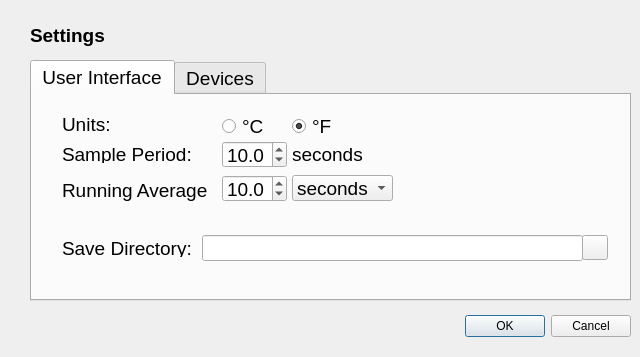
<?xml version="1.0" encoding="UTF-8"?>
<ui version="4.0">
 <class>SettingsDialog</class>
 <widget class="QDialog" name="SettingsDialog">
  <property name="geometry">
   <rect>
    <x>0</x>
    <y>0</y>
    <width>640</width>
    <height>357</height>
   </rect>
  </property>
  <property name="windowTitle">
   <string>Settings</string>
  </property>
  <widget class="QDialogButtonBox" name="buttonBox">
   <property name="geometry">
    <rect>
     <x>10</x>
     <y>310</y>
     <width>621</width>
     <height>32</height>
    </rect>
   </property>
   <property name="orientation">
    <enum>Qt::Orientation::Horizontal</enum>
   </property>
   <property name="standardButtons">
    <set>QDialogButtonBox::StandardButton::Cancel|QDialogButtonBox::StandardButton::Ok</set>
   </property>
  </widget>
  <widget class="QLabel" name="label_settings">
   <property name="geometry">
    <rect>
     <x>30</x>
     <y>20</y>
     <width>91</width>
     <height>31</height>
    </rect>
   </property>
   <property name="font">
    <font>
     <pointsize>14</pointsize>
     <bold>true</bold>
    </font>
   </property>
   <property name="text">
    <string>Settings</string>
   </property>
  </widget>
  <widget class="QTabWidget" name="tabs_settings">
   <property name="geometry">
    <rect>
     <x>30</x>
     <y>60</y>
     <width>601</width>
     <height>241</height>
    </rect>
   </property>
   <property name="font">
    <font>
     <pointsize>14</pointsize>
    </font>
   </property>
   <property name="currentIndex">
    <number>0</number>
   </property>
   <widget class="QWidget" name="uiSettingsTab">
    <attribute name="title">
     <string>User Interface</string>
    </attribute>
    <widget class="QLabel" name="label_units">
     <property name="geometry">
      <rect>
       <x>30</x>
       <y>20</y>
       <width>91</width>
       <height>18</height>
      </rect>
     </property>
     <property name="text">
      <string>Units:</string>
     </property>
    </widget>
    <widget class="QRadioButton" name="units_deg_c">
     <property name="geometry">
      <rect>
       <x>190</x>
       <y>20</y>
       <width>61</width>
       <height>23</height>
      </rect>
     </property>
     <property name="text">
      <string>°C</string>
     </property>
    </widget>
    <widget class="QRadioButton" name="units_deg_f">
     <property name="geometry">
      <rect>
       <x>260</x>
       <y>20</y>
       <width>51</width>
       <height>23</height>
      </rect>
     </property>
     <property name="text">
      <string>°F</string>
     </property>
     <property name="checked">
      <bool>true</bool>
     </property>
    </widget>
    <widget class="QLabel" name="label_period">
     <property name="geometry">
      <rect>
       <x>30</x>
       <y>50</y>
       <width>151</width>
       <height>18</height>
      </rect>
     </property>
     <property name="text">
      <string>Sample Period:</string>
     </property>
    </widget>
    <widget class="QLabel" name="label_period_units">
     <property name="geometry">
      <rect>
       <x>260</x>
       <y>50</y>
       <width>81</width>
       <height>18</height>
      </rect>
     </property>
     <property name="text">
      <string>seconds</string>
     </property>
    </widget>
    <widget class="QLabel" name="save_dir_label">
     <property name="geometry">
      <rect>
       <x>30</x>
       <y>144</y>
       <width>141</width>
       <height>18</height>
      </rect>
     </property>
     <property name="text">
      <string>Save Directory:</string>
     </property>
    </widget>
    <widget class="QLineEdit" name="save_directory">
     <property name="geometry">
      <rect>
       <x>170</x>
       <y>140</y>
       <width>381</width>
       <height>26</height>
      </rect>
     </property>
    </widget>
    <widget class="QToolButton" name="save_dir_dialog">
     <property name="geometry">
      <rect>
       <x>550</x>
       <y>140</y>
       <width>26</width>
       <height>25</height>
      </rect>
     </property>
     <property name="text">
      <string/>
     </property>
     <property name="icon">
      <iconset resource="resources.qrc">
       <normaloff>:/resources/icons/folder-svgrepo-com.svg</normaloff>:/resources/icons/folder-svgrepo-com.svg</iconset>
     </property>
     <property name="iconSize">
      <size>
       <width>24</width>
       <height>24</height>
      </size>
     </property>
    </widget>
    <widget class="QDoubleSpinBox" name="sample_period">
     <property name="geometry">
      <rect>
       <x>190</x>
       <y>46</y>
       <width>65</width>
       <height>27</height>
      </rect>
     </property>
     <property name="decimals">
      <number>1</number>
     </property>
     <property name="value">
      <double>10.000000000000000</double>
     </property>
    </widget>
    <widget class="QLabel" name="label_running_avg">
     <property name="geometry">
      <rect>
       <x>30</x>
       <y>80</y>
       <width>151</width>
       <height>31</height>
      </rect>
     </property>
     <property name="text">
      <string>Running Average</string>
     </property>
    </widget>
    <widget class="QDoubleSpinBox" name="running_avg_time">
     <property name="geometry">
      <rect>
       <x>190</x>
       <y>80</y>
       <width>65</width>
       <height>27</height>
      </rect>
     </property>
     <property name="decimals">
      <number>1</number>
     </property>
     <property name="value">
      <double>10.000000000000000</double>
     </property>
    </widget>
    <widget class="QComboBox" name="running_avg_units">
     <property name="geometry">
      <rect>
       <x>260</x>
       <y>80</y>
       <width>101</width>
       <height>26</height>
      </rect>
     </property>
     <property name="insertPolicy">
      <enum>QComboBox::InsertPolicy::NoInsert</enum>
     </property>
     <item>
      <property name="text">
       <string>seconds</string>
      </property>
     </item>
     <item>
      <property name="text">
       <string>minutes</string>
      </property>
     </item>
    </widget>
   </widget>
   <widget class="QWidget" name="tab_2">
    <attribute name="title">
     <string>Devices</string>
    </attribute>
    <widget class="QLabel" name="label">
     <property name="geometry">
      <rect>
       <x>20</x>
       <y>70</y>
       <width>131</width>
       <height>18</height>
      </rect>
     </property>
     <property name="text">
      <string>Sensor Type:</string>
     </property>
    </widget>
    <widget class="QRadioButton" name="sensor_spi">
     <property name="geometry">
      <rect>
       <x>60</x>
       <y>90</y>
       <width>110</width>
       <height>23</height>
      </rect>
     </property>
     <property name="text">
      <string>SPI</string>
     </property>
     <property name="checked">
      <bool>false</bool>
     </property>
    </widget>
    <widget class="QRadioButton" name="sensor_simulated">
     <property name="geometry">
      <rect>
       <x>60</x>
       <y>120</y>
       <width>110</width>
       <height>23</height>
      </rect>
     </property>
     <property name="text">
      <string>Simulated</string>
     </property>
     <property name="checked">
      <bool>true</bool>
     </property>
    </widget>
    <widget class="QSpinBox" name="num_sensors">
     <property name="geometry">
      <rect>
       <x>200</x>
       <y>20</y>
       <width>44</width>
       <height>27</height>
      </rect>
     </property>
     <property name="minimum">
      <number>1</number>
     </property>
     <property name="maximum">
      <number>2</number>
     </property>
    </widget>
    <widget class="QLabel" name="label_2">
     <property name="geometry">
      <rect>
       <x>20</x>
       <y>30</y>
       <width>181</width>
       <height>18</height>
      </rect>
     </property>
     <property name="text">
      <string>Number of Sensors:</string>
     </property>
    </widget>
    <widget class="QComboBox" name="simulated_sensor_type">
     <property name="geometry">
      <rect>
       <x>190</x>
       <y>120</y>
       <width>201</width>
       <height>26</height>
      </rect>
     </property>
    </widget>
    <widget class="QDoubleSpinBox" name="sim_wave_freq">
     <property name="geometry">
      <rect>
       <x>200</x>
       <y>150</y>
       <width>65</width>
       <height>27</height>
      </rect>
     </property>
    </widget>
    <widget class="QLabel" name="freq_label">
     <property name="geometry">
      <rect>
       <x>80</x>
       <y>150</y>
       <width>111</width>
       <height>27</height>
      </rect>
     </property>
     <property name="text">
      <string>Frequency:</string>
     </property>
    </widget>
    <widget class="QLabel" name="freq_units_lbl">
     <property name="geometry">
      <rect>
       <x>270</x>
       <y>150</y>
       <width>31</width>
       <height>27</height>
      </rect>
     </property>
     <property name="text">
      <string>Hz</string>
     </property>
    </widget>
   </widget>
  </widget>
 </widget>
 <resources>
  <include location="resources.qrc"/>
 </resources>
 <connections>
  <connection>
   <sender>buttonBox</sender>
   <signal>accepted()</signal>
   <receiver>SettingsDialog</receiver>
   <slot>accept()</slot>
   <hints>
    <hint type="sourcelabel">
     <x>248</x>
     <y>254</y>
    </hint>
    <hint type="destinationlabel">
     <x>157</x>
     <y>274</y>
    </hint>
   </hints>
  </connection>
  <connection>
   <sender>buttonBox</sender>
   <signal>rejected()</signal>
   <receiver>SettingsDialog</receiver>
   <slot>reject()</slot>
   <hints>
    <hint type="sourcelabel">
     <x>316</x>
     <y>260</y>
    </hint>
    <hint type="destinationlabel">
     <x>286</x>
     <y>274</y>
    </hint>
   </hints>
  </connection>
 </connections>
</ui>
